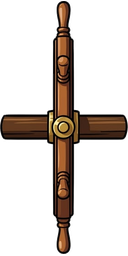
#> input picture klapperkiste/assets/teile/steuerrad/oben.png, 128 x 256 px, given in place of steuerrad_blatt.jpg, which was not available
$ python steuerrad_einpassen.py
#> lines starting #> are read from the running program, lines starting #| are printed output that depends on the picture; pictures that were not available may be replaced by others from this repository, and a replacement may not be noted
"""Einmalige Bearbeitung: Schiffs-Steuerrad.

Das Blatt hat die Draufsicht quer liegend; der Lenkungs-Platz ist aber schmal und
hoch (1 × 2). Die Draufsicht wird darum um 90° gedreht, damit der lange Steg von
oben nach unten läuft (wie beim Fahrradlenker). Beide Ansichten werden einzeln
eingepasst.

Aufruf:
  python klapperkiste/tools/einmalig/steuerrad_einpassen.py
"""

from __future__ import annotations

import os
import sys

from PIL import Image

sys.path.insert(0, os.path.join(os.path.dirname(__file__), ".."))
import teilwerk  # noqa: E402

TEIL = os.path.join(teilwerk.TEILE_DIR, "steuerrad")
ROH = os.path.join(TEIL, "roh")
TRENNUNG_Y = 455  # zwischen Seiten- und Draufsicht


def main() -> int:
    blatt = Image.open(os.path.join(ROH, "steuerrad_blatt.jpg")).convert("RGB")
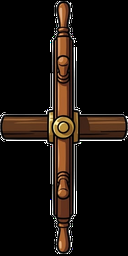
#> blatt: PIL image 128x256 RGB; mean R, G, B 25.3, 18.3, 13.6
    seite = os.path.join(ROH, "steuerrad_seite.png")
    oben = os.path.join(ROH, "steuerrad_oben_gedreht.png")
    blatt.crop((0, 0, blatt.width, TRENNUNG_Y)).save(seite)
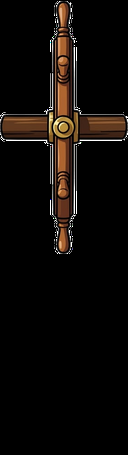
#> saved as steuerrad_seite.png: PIL image 128x455 RGB; mean R, G, B 14.2, 10.3, 7.6
#> (the run stopped early here; a loop or call above may not have finished)

$ run again, on klapperkiste/assets/teile/badewanne-roh/badewanne_blatt_original.jpg
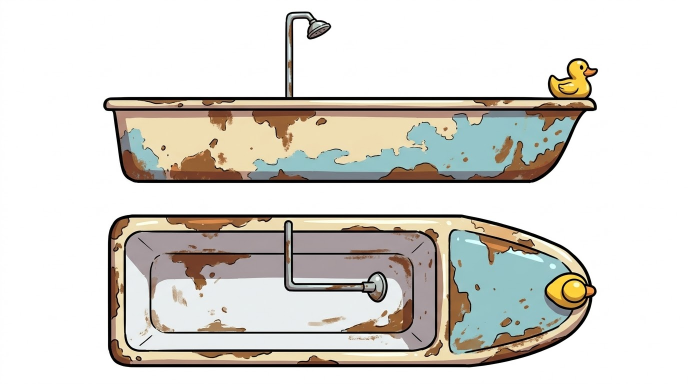
#> input picture klapperkiste/assets/teile/badewanne-roh/badewanne_blatt_original.jpg, 1376 x 768 px, given in place of steuerrad_blatt.jpg, which was not available (shown at 1/2 size)
#> in main, blatt is the input picture: PIL image 1376x768 RGB; mean R, G, B 216.5, 214, 208
#> in main, `unten = blatt.crop((0, TRENNUNG_Y, blatt.width, blatt.height))`:
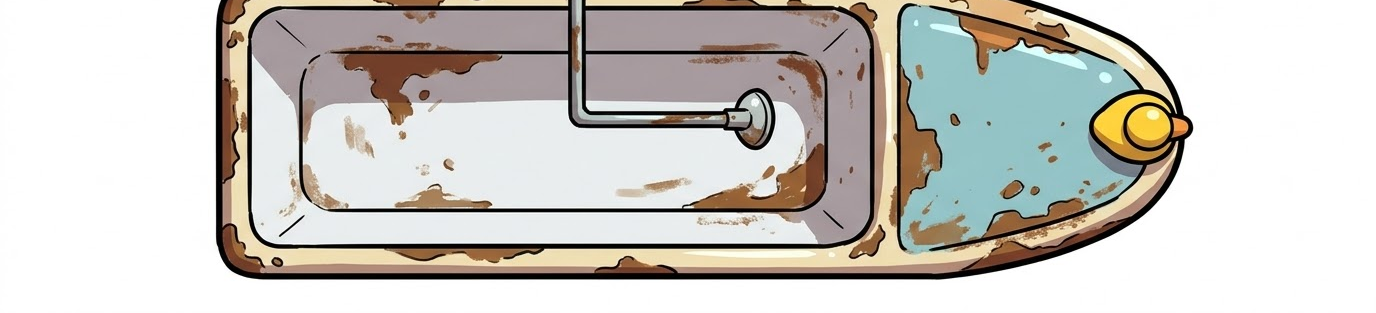
#> unten: PIL image 1376x313 RGB; mean R, G, B 202.7, 200, 194.6
#> in main, `unten.rotate(90, expand=True, fillcolor=(255, 255, 255)).save(oben)`:
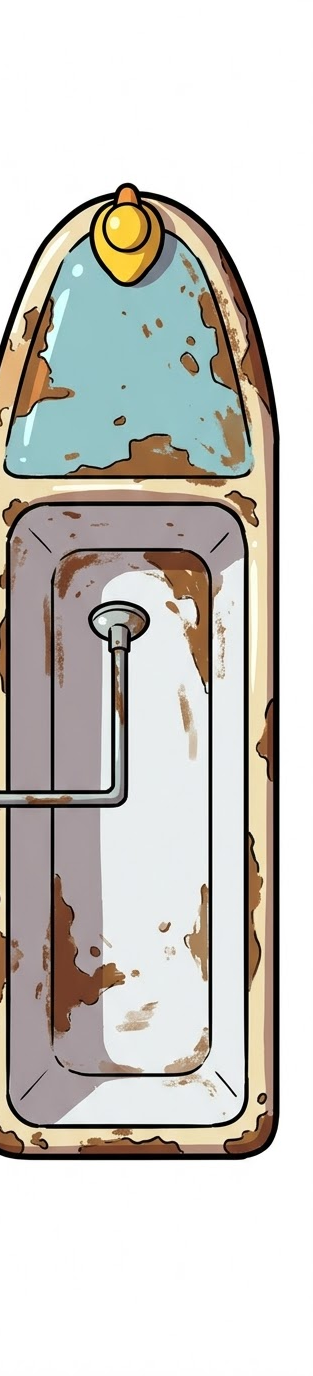
#> saved as steuerrad_oben_gedreht.png: PIL image 313x1376 RGB; mean R, G, B 202.7, 200, 194.6
